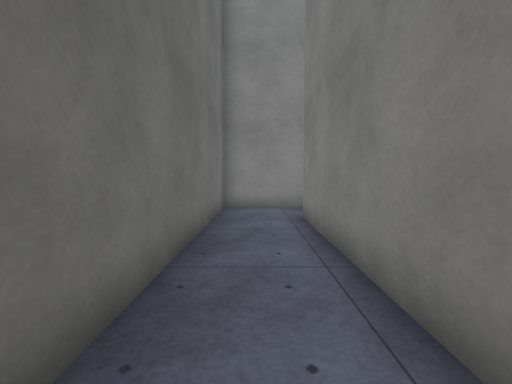
view 1 (above)

22 first-person views from a walk through a scene from a Unity 3-D project. The camera is 1.3 m above the floor, tilts 4° down and sees 90° across. The floor is counted in squares, 1 m on a side. Each view is taken from the middle of a square. On the plan, view 1 faces up. The plan holds only what a view shows up to about 13 squares ahead; the rest is blank. The place goes on beyond the plan. Surface patterns are stand-ins for the level's own textures.

view 2
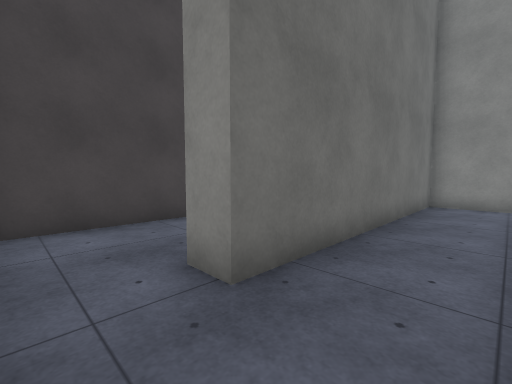

view 3
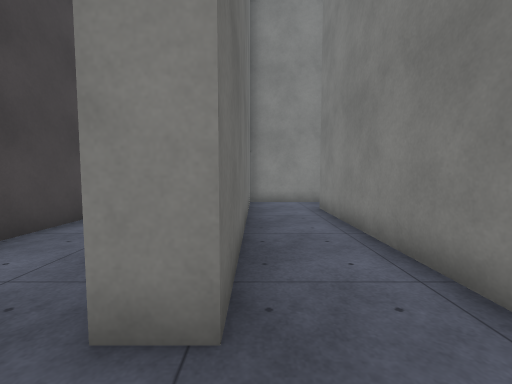

view 4
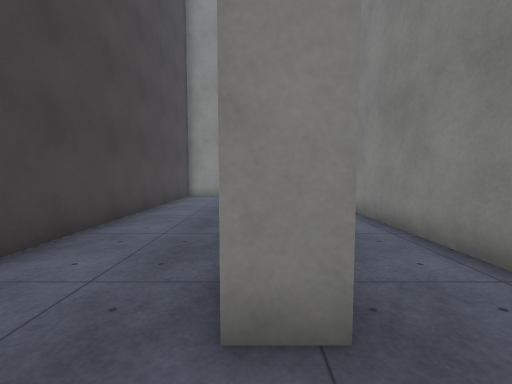

view 5
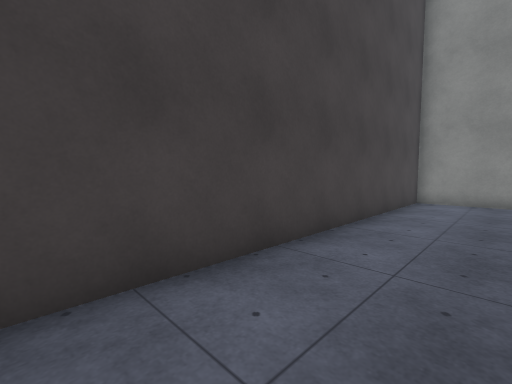

view 6
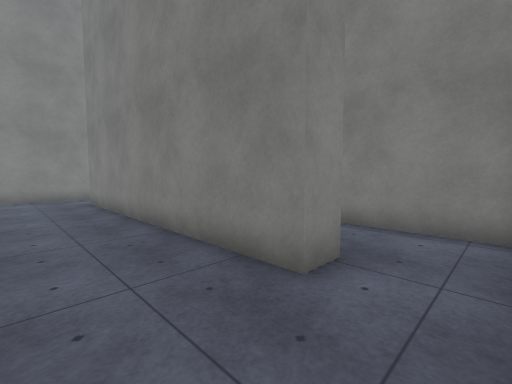

view 7
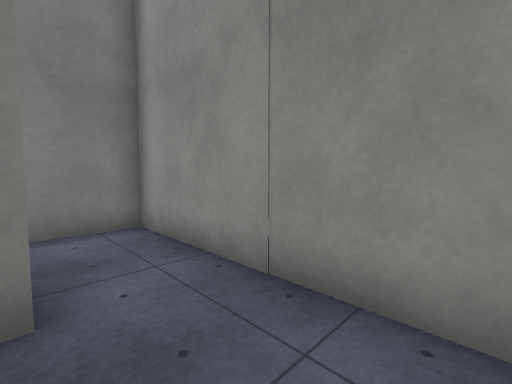

view 8
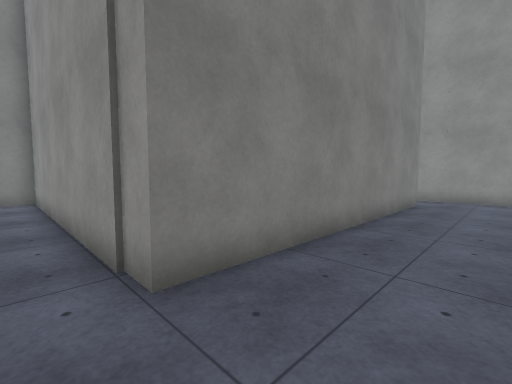

view 9
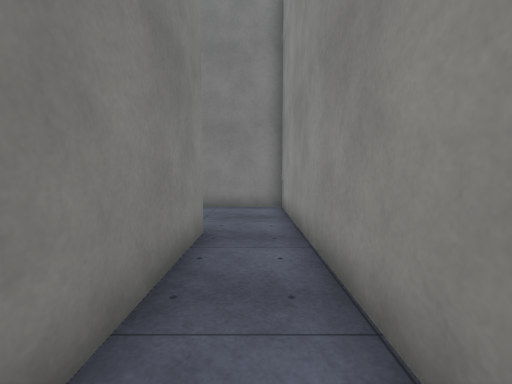

view 10
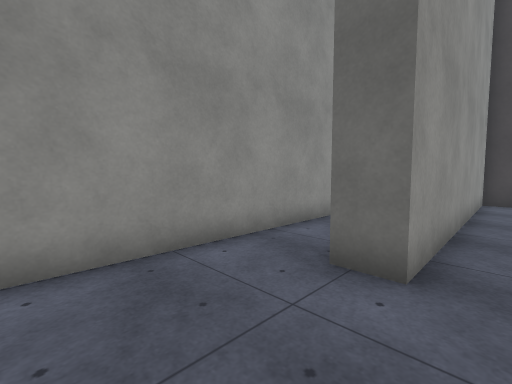

view 11
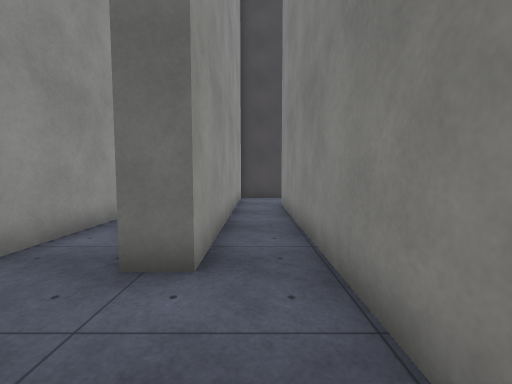

view 12
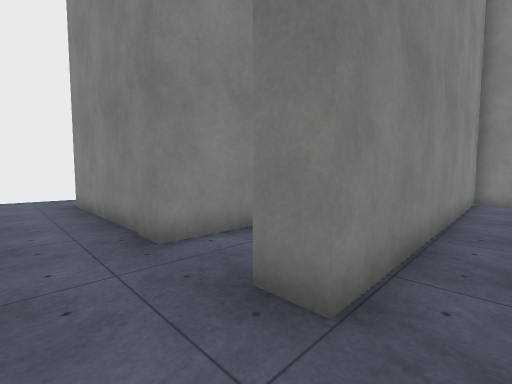

view 13
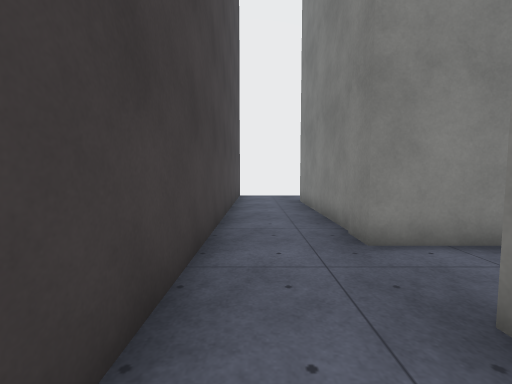

view 14
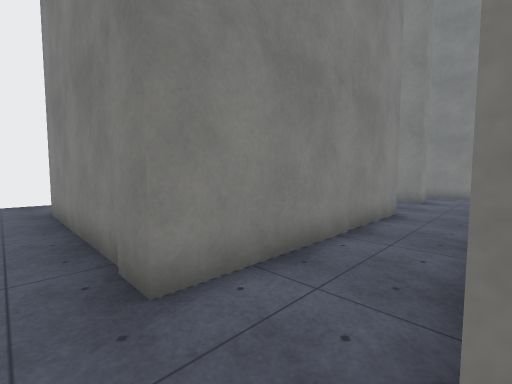

view 15
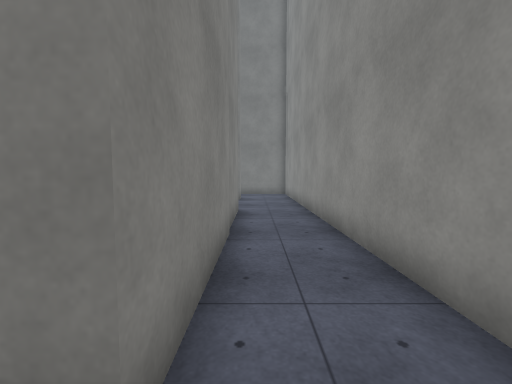

view 16
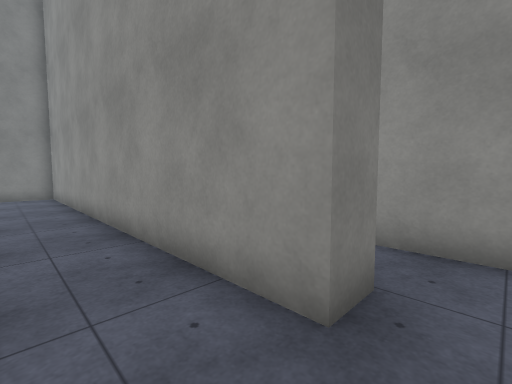

view 17
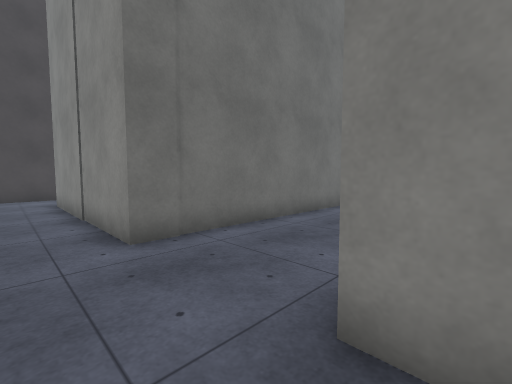

view 18
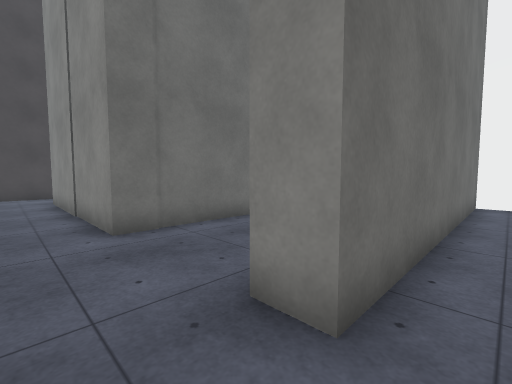

view 19
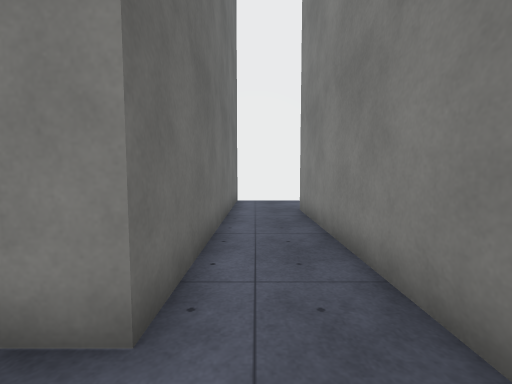

view 20
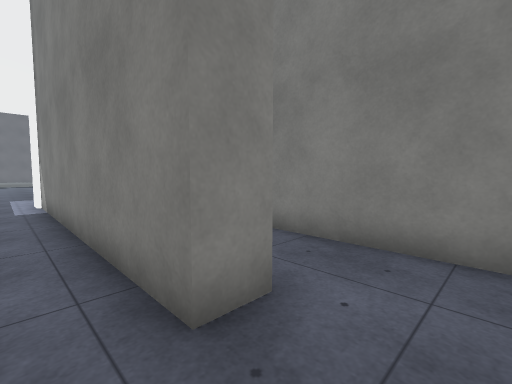

view 21
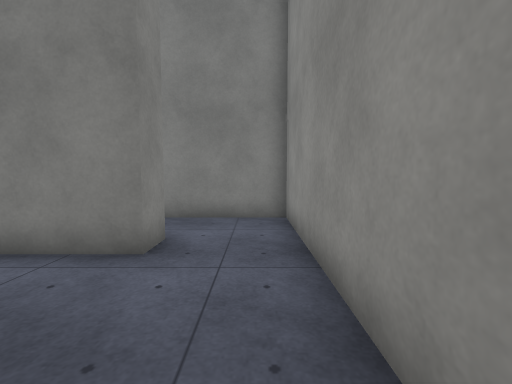

view 22
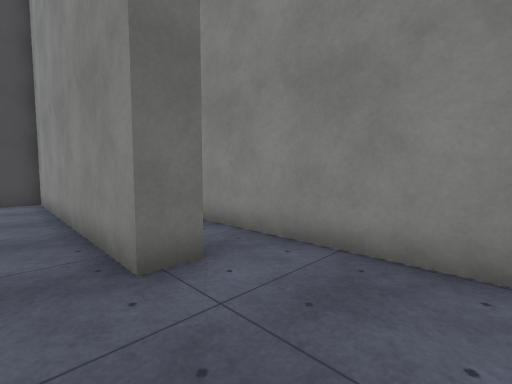

### Floor plan
Ten units are one square. View 1 is at (0, 0); x grows to the right and y downward. Boxes are objects, and circles mark ways between rooms. Rooms are numbered by the first view taken in them; rooms with no view inside come last. Other rooms are left out.
<svg viewBox="-65 -260 196 289">
<path fill="none" stroke="#000" d="M-26 24 14 24 14 -78M20 -100 -13 -100 -13 1 -23 1M-23 1 -23 -110M-51 24 -26 24M-25 -132 -60 -132 -60 21M-23 -110 91 -110 91 -161 -30 -161 -30 -171M-60 -174 -60 -142 47 -142 47 -132 -25 -132M-30 -171 84 -171M91 -198 91 -255M50 -255 50 -196 -30 -196 -30 -255M-60 -255 -60 -174M101 -255 101 -198 91 -198M84 -171 126 -171 126 -255"/>
<circle cx="-20" cy="15" r="3" fill="#2a7"/>
<circle cx="-30" cy="-120" r="3" fill="#2a7"/>
<circle cx="-45" cy="-165" r="3" fill="#2a7"/>
<circle cx="95" cy="-185" r="3" fill="#2a7"/>
<text x="0" y="-30">1</text>
<text x="-40" y="-50">2</text>
<text x="20" y="-150">3</text>
<text x="20" y="-190">4</text>
<text x="110" y="-210">5</text>
</svg>
Room 1 opens to room 2. Room 2 opens to room 3. Room 3 opens to room 4. Room 4 opens to room 5.

Where each view was taken, in squares from view 1:
view 1: 0 up, 0 right, facing up
view 2: 2 down, 1 right, facing up-left
view 3: 2 down, 1 left, facing up
view 4: 2 down, 2 left, facing up
view 5: 0 up, 3 left, facing up-left
view 6: 2 down, 5 left, facing up-right
view 7: 0 up, 5 left, facing down-right
view 8: 12 up, 5 left, facing down-right
view 9: 12 up, 1 left, facing right
view 10: 15 up, 8 right, facing down-left
view 11: 15 up, 8 right, facing left
view 12: 15 up, 5 left, facing up-right
view 13: 15 up, 5 left, facing up
view 14: 17 up, 4 left, facing up-right
view 15: 19 up, 4 left, facing right
view 16: 19 up, 4 left, facing down-right
view 17: 18 up, 10 right, facing up-left
view 18: 18 up, 11 right, facing up-left
view 19: 18 up, 11 right, facing up
view 20: 18 up, 8 right, facing up-right
view 21: 18 up, 5 right, facing right
view 22: 12 up, 8 right, facing up-left
